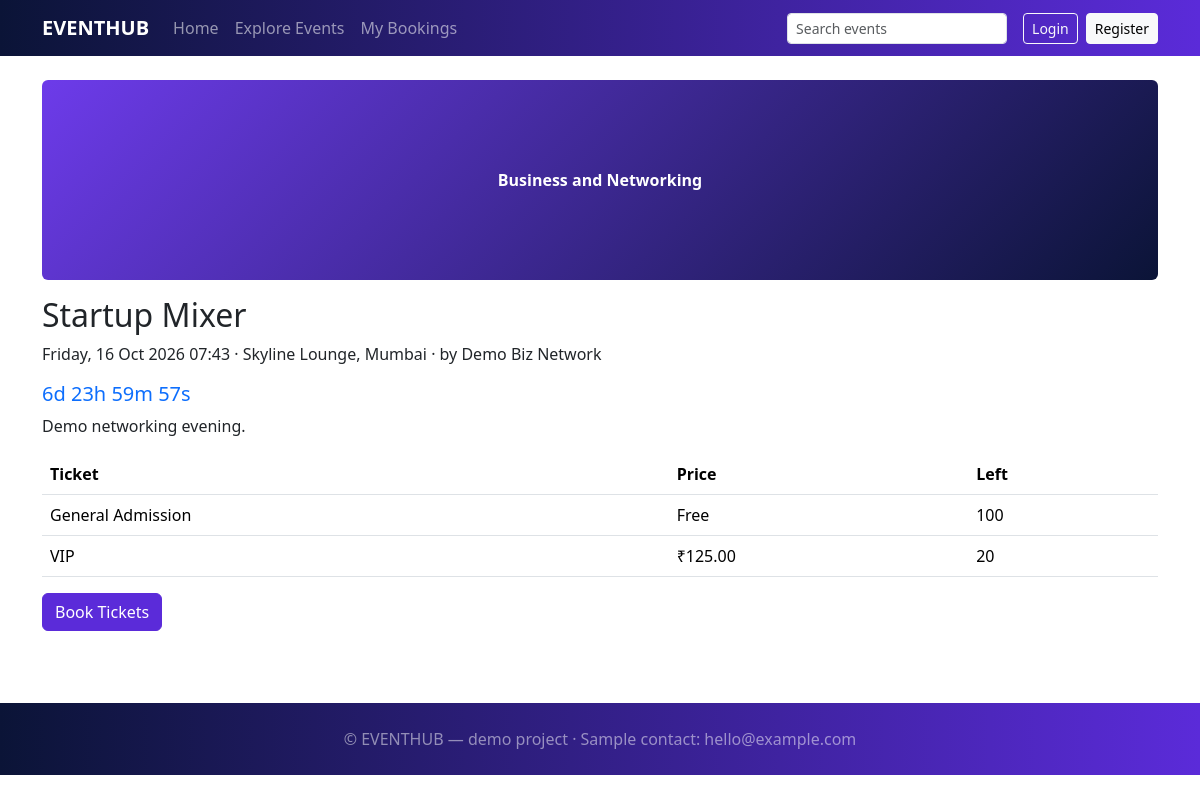
/event-details.php?id=8, run on the app's committed database.
### tables this page shows
CREATE TABLE events(id INT AUTO_INCREMENT PRIMARY KEY,category_id INT NOT NULL,title VARCHAR(150) NOT NULL,description TEXT,venue VARCHAR(120),city VARCHAR(80),organizer VARCHAR(100),start_at DATETIME NOT NULL,featured TINYINT(1) DEFAULT 0,status ENUM('draft','published','cancelled') DEFAULT 'published',
 FOREIGN KEY(category_id) REFERENCES categories(id),INDEX(start_at),INDEX(city));

CREATE TABLE categories(id INT AUTO_INCREMENT PRIMARY KEY,name VARCHAR(60) NOT NULL UNIQUE);

CREATE TABLE ticket_types(id INT AUTO_INCREMENT PRIMARY KEY,event_id INT NOT NULL,name VARCHAR(60) NOT NULL,price DECIMAL(10,2) NOT NULL,total_qty INT NOT NULL,remaining_qty INT NOT NULL,FOREIGN KEY(event_id) REFERENCES events(id));

### includes/functions.php (called while the page is built, shortened)
<?php
function e($s){return htmlspecialchars((string)$s,ENT_QUOTES,'UTF-8');}
function money($n){return $n>0?'₹'.number_format($n,2):'Free';}

### event-details.php (the view, shortened to what this page needs)
<?php require 'includes/functions.php';
$st=$pdo->prepare(EV_SQL.' WHERE e.id=?');$st->execute([(int)($_GET['id']??0)]);$ev=$st->fetch();
$title=$ev['title'];require 'includes/header.php';
$tt=$pdo->prepare('SELECT * FROM ticket_types WHERE event_id=?');$tt->execute([$ev['id']]);$tt=$tt->fetchAll();
$open=$ev['status']==='published'&&strtotime($ev['start_at'])>time()&&$ev['avail']>0;?>
<div class="ev-img rounded mb-3" style="height:200px"><?=e($ev['category'])?></div><h2><?=e($ev['title'])?></h2>
<p><?=date('l, d M Y H:i',strtotime($ev['start_at']))?> · <?=e($ev['venue'])?>, <?=e($ev['city'])?> · by <?=e($ev['organizer'])?></p><div class="cd h5 text-primary" data-t="<?=date('c',strtotime($ev['start_at']))?>"></div>
<p><?=nl2br(e($ev['description']))?></p>
<table class="table"><tr><th>Ticket</th><th>Price</th><th>Left</th></tr><?php foreach($tt as $t)echo '<tr><td>'.e($t['name']).'</td><td>'.money($t['price']).'</td><td>'.(int)$t['remaining_qty'].'</td></tr>';?></table>
<?php if($open)echo '<a class="btn btn-primary" href="booking.php?id='.$ev['id'].'">Book Tickets</a>';else echo '<div class="alert alert-warning">Booking closed: event is '.($ev['status']!=='published'?e($ev['status']):($ev['avail']>0?'completed':'sold out')).'.</div>';?>
<?php require 'includes/footer.php';

### assets/css/style.css (style rules this page uses)
.ev-img { height:110px;background:linear-gradient(135deg,#6d3bea,#0b1437);color:#fff;display:flex;align-items:center;justify-content:center;font-weight:600 }
.btn-primary { background:#5b2bd9;border-color:#5b2bd9 }

### data on the page
events: category.name "Business and Networking", title "Startup Mixer", start_at "Friday, 16 Oct 2026 07:43", venue "Skyline Lounge", city "Mumbai", organizer "Demo Biz Network", description "Demo networking evening."
ticket_types: name "General Admission", price "Free", remaining_qty "100"
ticket_types: name "VIP", price "₹125.00", remaining_qty "20"
